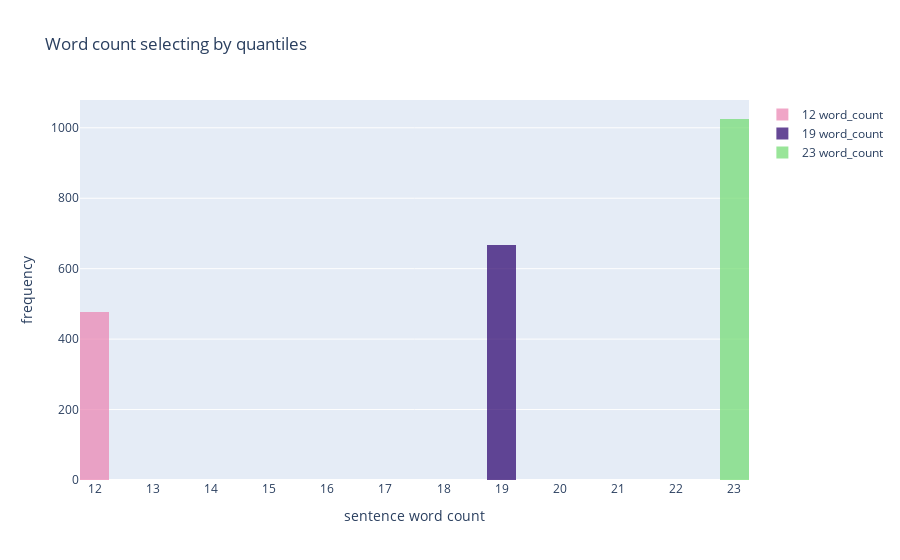

Notebook cell for this chart:
### Markdown cell above
## - Quantiles approach (12, 19 23)

### Code cell
import plotly.express as px
import pandas as pd
import numpy as np
import plotly.graph_objects as go

# count, division = np.histogram(series)

tweets = pd.read_csv('Tweets_dataset.csv')
tweets['word_count'] = tweets.text.apply(lambda t: len(t.split()))
tweets['char_count'] = tweets.text.apply(lambda t: len(t))

tweets_sentiments_count = tweets.loc[ : , ['text','airline_sentiment', 'word_count', 'char_count']] \
                                .sort_values(by='airline_sentiment')
max_word_count = int(tweets_sentiments_count.word_count.max())

tweets_sentiments_wcount_1 = tweets_sentiments_count.query('word_count == 12')
tweets_sentiments_wcount_2 = tweets_sentiments_count.query('word_count == 19')
tweets_sentiments_wcount_3 = tweets_sentiments_count.query('word_count == 23')

print(f'Quantitites: 12 len {len(tweets_sentiments_wcount_1)}, 19 len {len(tweets_sentiments_wcount_2)} 23 len {len(tweets_sentiments_wcount_3)}')

fig = go.Figure()

fig.add_trace(go.Histogram(
    x = tweets_sentiments_wcount_1.word_count,
    name='12 word_count', # name used in legend and hover labels
    nbinsx=max_word_count,
    marker_color='#EB89B5',
    opacity=0.75
))

fig.add_trace(go.Histogram(
    x = tweets_sentiments_wcount_2.word_count,
    name='19 word_count', # name used in legend and hover labels
    nbinsx=max_word_count,
    marker_color='#330C73',
    opacity=0.75
))

fig.add_trace(go.Histogram(
    x = tweets_sentiments_wcount_3.word_count,
    name='23 word_count', # name used in legend and hover labels
    nbinsx=max_word_count,
    marker_color='#77dd77',
    opacity=0.75,
))

fig.update_layout(barmode='group', # ['stack', 'group', 'overlay', 'relative']
                  title='Word count selecting by quantiles',
                  bargap=0, # gap between bars of adjacent location coordinates
                  bargroupgap=0, # gap between bars of the same location coordinates
                  xaxis = dict(tickmode = 'linear', tick0 = 0, dtick = 1),
                  xaxis_title="sentence word count", yaxis_title="frequency")


fig.show()

### Figure 1 — Plotly figure (JSON) as saved in the notebook; plotly's stock layout.template omitted (floating-point values rounded to 4 significant figures; data arrays with more than 128 entries replaced by an {"elided": "..."} marker saying what was removed)
{"data": [{"marker": {"color": "#EB89B5"}, "name": "12 word_count", "nbinsx": 36, "opacity": 0.75, "type": "histogram", "x": {"elided": "477 int values"}}, {"marker": {"color": "#330C73"}, "name": "19 word_count", "nbinsx": 36, "opacity": 0.75, "type": "histogram", "x": {"elided": "668 int values"}}, {"marker": {"color": "#77dd77"}, "name": "23 word_count", "nbinsx": 36, "opacity": 0.75, "type": "histogram", "x": {"elided": "1025 int values"}}], "layout": {"bargap": 0, "bargroupgap": 0, "barmode": "group", "title": {"text": "Word count selecting by quantiles"}, "xaxis": {"dtick": 1, "tick0": 0, "tickmode": "linear", "title": {"text": "sentence word count"}}, "yaxis": {"title": {"text": "frequency"}}}}
